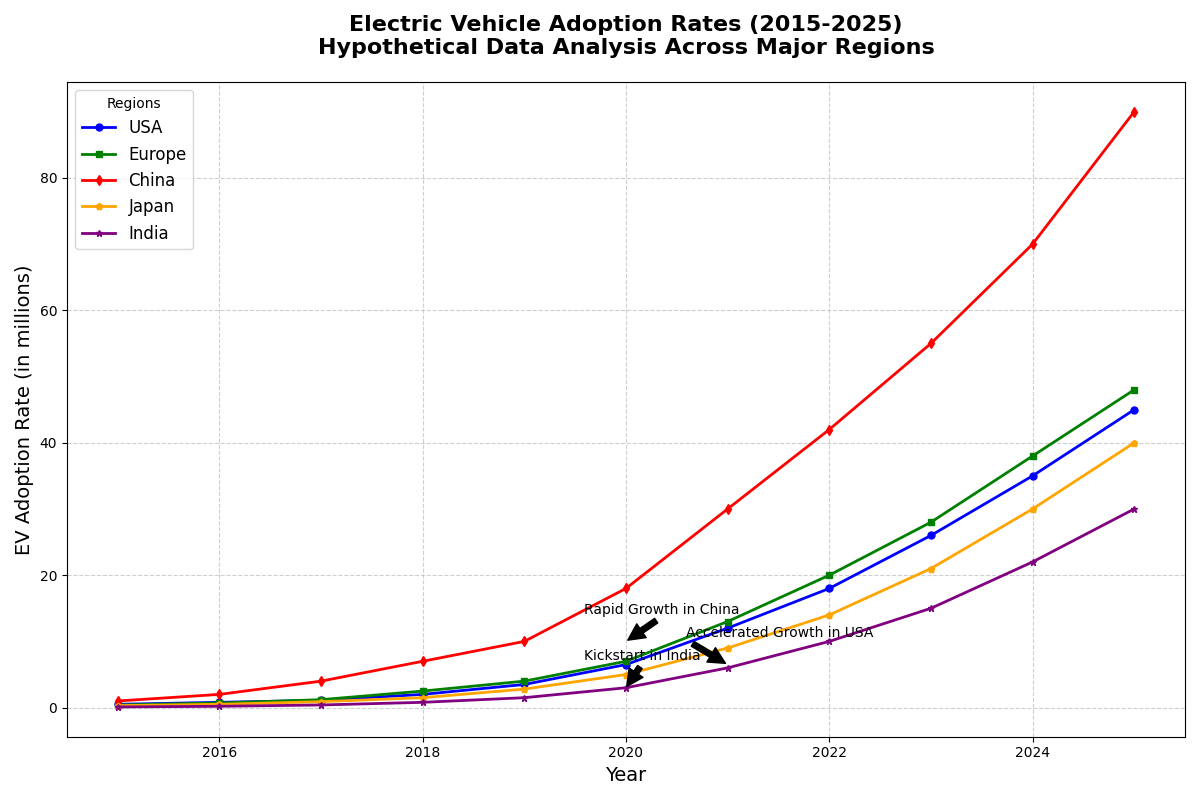

Write the Python code that produced this figure.
import numpy as np
import matplotlib.pyplot as plt

# Backstory: Monitoring the Adoption of Electric Vehicles (EVs) Over Years
# This chart represents hypothetical data on the adoption rates of electric vehicles (EVs) 
# across five major regions (USA, Europe, China, Japan, and India) from 2015 to 2025.

# Define the years and adoptions rates for each region
years = np.arange(2015, 2026)
ev_us = np.array([0.5, 0.8, 1.1, 2.0, 3.5, 6.5, 12.0, 18.0, 26.0, 35.0, 45.0])
ev_europe = np.array([0.4, 0.7, 1.2, 2.5, 4.0, 7.0, 13.0, 20.0, 28.0, 38.0, 48.0])
ev_china = np.array([1.0, 2.0, 4.0, 7.0, 10.0, 18.0, 30.0, 42.0, 55.0, 70.0, 90.0])
ev_japan = np.array([0.3, 0.5, 0.9, 1.5, 2.8, 5.0, 9.0, 14.0, 21.0, 30.0, 40.0])
ev_india = np.array([0.1, 0.2, 0.4, 0.8, 1.5, 3.0, 6.0, 10.0, 15.0, 22.0, 30.0])

# Set up the figure and axis
plt.figure(figsize=(12, 8))

# Plot each region's data
plt.plot(years, ev_us, color='blue', marker='o', linestyle='-', linewidth=2, markersize=5, label='USA')
plt.plot(years, ev_europe, color='green', marker='s', linestyle='-', linewidth=2, markersize=5, label='Europe')
plt.plot(years, ev_china, color='red', marker='d', linestyle='-', linewidth=2, markersize=5, label='China')
plt.plot(years, ev_japan, color='orange', marker='p', linestyle='-', linewidth=2, markersize=5, label='Japan')
plt.plot(years, ev_india, color='purple', marker='*', linestyle='-', linewidth=2, markersize=5, label='India')

# Title and labels
plt.title('Electric Vehicle Adoption Rates (2015-2025)\nHypothetical Data Analysis Across Major Regions', fontsize=16, fontweight='bold', pad=20)
plt.xlabel('Year', fontsize=14)
plt.ylabel('EV Adoption Rate (in millions)', fontsize=14)

# Add grid, legend, and possibly annotate important data points
plt.grid(linestyle='--', alpha=0.6)
plt.legend(title='Regions', fontsize=12, loc='upper left')

# Annotate significant data points
annotations = [
    ('Rapid Growth in China', 2020, 10.0),
    ('Kickstart in India', 2020, 3.0),
    ('Accelerated Growth in USA', 2021, 6.5)
]

for text, x, y in annotations:
    plt.annotate(text, xy=(x, y), xytext=(-30, 20), textcoords='offset points', arrowprops=dict(facecolor='black', shrink=0.05), fontsize=10, color='black')

# Automatically adjust layout to prevent overlapping
plt.tight_layout()

# Display the chart
plt.show()
